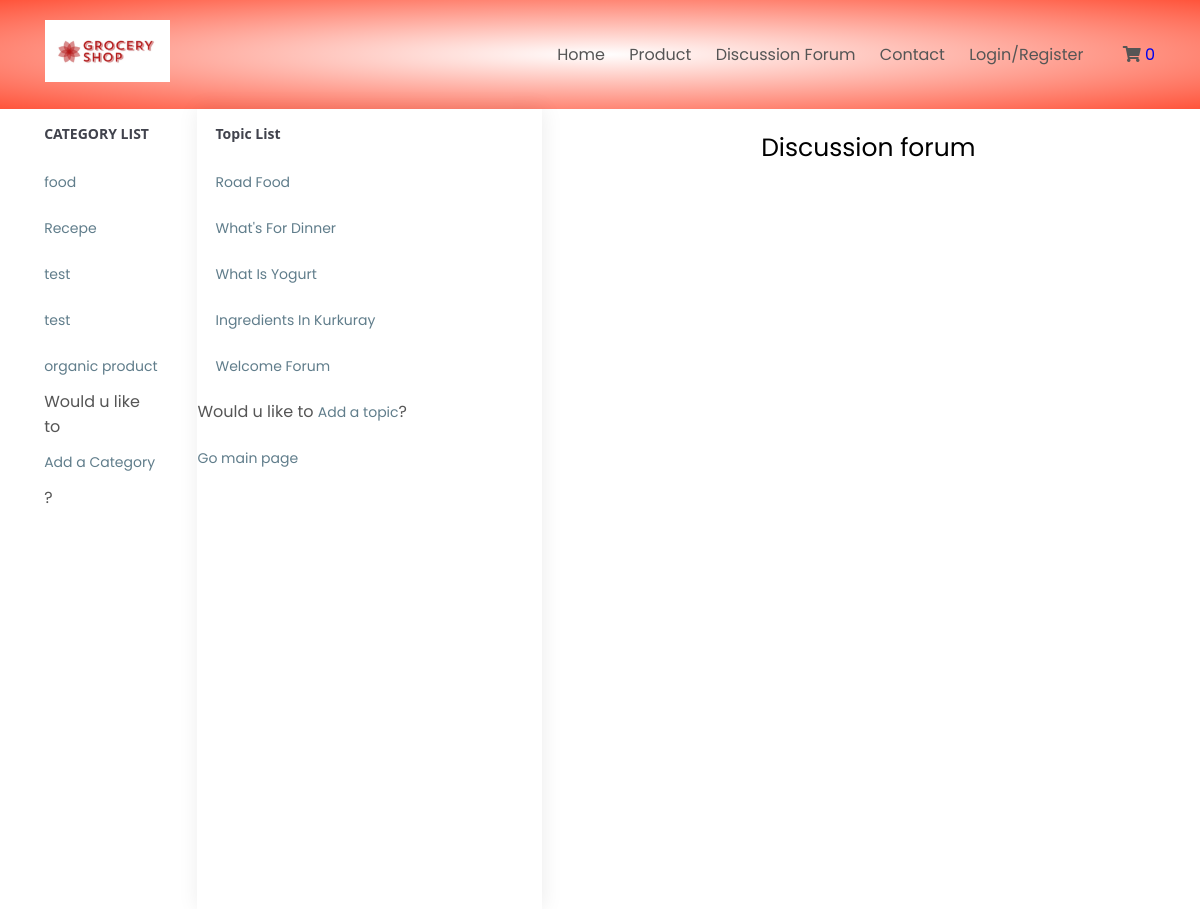
/home.php?category_id=1, run on the app's committed database.
### tables this page shows
CREATE TABLE IF NOT EXISTS `forum_category` (
  `category_id` int(11) NOT NULL AUTO_INCREMENT,
  `category_name` varchar(2000) NOT NULL,
  `status` int(11) NOT NULL,
  PRIMARY KEY (`category_id`)
);

CREATE TABLE IF NOT EXISTS `forum_topics` (
  `topic_id` int(11) NOT NULL AUTO_INCREMENT,
  `category_id` int(11) NOT NULL,
  `topic_title` varchar(150) DEFAULT NULL,
  `topic_create_time` datetime DEFAULT NULL,
  `topic_owner` varchar(150) DEFAULT NULL,
  PRIMARY KEY (`topic_id`),
  KEY `category_id` (`category_id`)
);

### home.php (the view, shortened to what this page needs)
<?php
require('header.php');
?>
<!DOCTYPE html>
<html lang="en">
<head>
    <link rel="stylesheet" href="https://cdnjs.cloudflare.com/ajax/libs/lightbox2/2.11.3/js/lightbox.min.js">
</head>
<body>
  <div class="container">
 <div class="row">
     <div class="sidebar">
         <?php
         $sql = "SELECT * FROM `forum_category`";
         $res = mysqli_query($conn, $sql)
                 or trigger_error("Query Failed! SQL: $sql - Error: ".mysqli_error($conn), E_USER_ERROR);
         if(mysqli_num_rows($res)<0){
             echo 'no houses found in database';
         }else{?>
         <h3>Category List</h3>
         <ul>
             <?php
             while($row = mysqli_fetch_array($res)){
             $category_id =  $row['category_id'];
             $category_name =  $row['category_name'];
             echo "<li><a href='home.php?category_id=".$category_id. "'>" . $category_name ." </a></li>";
         }
         echo "<p>Would u like to <a href='addcategory.php'>Add a Category</a>?</p>" ;
        }
         ?>
           </ul>
     </div>
     <?php if(isset($_GET['category_id'])){
         $category_id = mysqli_real_escape_string($conn, $_GET['category_id']);
         ?>
 <aside id="left-panel" class="left-panel">
         <nav class="navbar navbar-expand-sm navbar-default">
            <div id="main-menu" class="main-menu collapse navbar-collapse">
               <ul class="nav navbar-nav">
                  <li class="menu-title">Topic list</li>
                  <?php
                  $sql = "SELECT category_id, topic_id, topic_title, DATE_FORMAT(topic_create_time,'%b %e %Y at %r') AS topic_create_time , topic_owner FROM forum_topics WHERE category_id = '$category_id' ORDER BY topic_create_time DESC";
                  $res = mysqli_query($conn, $sql)
                          or trigger_error("Query Failed! SQL: $sql - Error: ".mysqli_error($conn), E_USER_ERROR);
                  if(mysqli_num_rows($res)<0){
                      echo 'no topics found in database';
                  }else{
                      while($row = mysqli_fetch_array($res)){
                      $id =  $row['topic_id'];
                      $topic_title =  $row['topic_title'];
                      ?>
                  <li class="menu-item-has-children dropdown">
                     <a href="home.php?category_id=<?php echo $category_id ;?>&id=<?php echo $id ;?>" > <?php echo $topic_title ;?></a>
                  </li>
                  <?php
                }
                }
                echo "<p>Would u like to <a href='addtopicform.php?category_id=".$category_id."'>Add a topic</a>?</p>" ;
                echo "<p> <a href='index.php'>Go main page</a></p>";
                  ?>
               </ul>
            </div>
         </nav>
      </aside>
      <div class="main">
      <h1>Discussion forum</h1>
      </div>
 </div>
  </div>
   <?php
   } ?>
</body>
</html>

### css/style.css (style rules this page uses)
* { margin: 0; box-sizing: border-box; padding: 0; }
a { text-decoration: none; }
body { font-family: 'Poppins', sans-serif; }
p { color: #555; }
.container { max-height: 1400px; margin: auto; padding-left: 25px; padding-right: 25px; }
.row { display: flex; justify-content: space-around; align-items: center; flex-wrap: wrap; }
ul { list-style: none; }

### home.php (style rules this page uses)
aside.left-panel { background: #fff; height: 100vh; padding: 0; vertical-align: top; width: 280px; -webkit-box-shadow: 1px 0 20px rgba(0, 0, 0, .08); box-shadow: 1px 0 20px rgba(0, 0, 0, .08); flex-basis:30%; }
.container { max-width:1280px; }
.row { display:flex; height:100%; justify-content:space-around; }
.main { flex-basis:50%; height: 100vh; }
.sidebar { flex-basis: 10%; height: 100vh; }
.left-panel .navbar { background: #fff; border-radius: 0; border: none; display: inline-block; margin: 0; padding: 0; vertical-align: top }
.left-panel .navbar .main-menu { float: left; padding: 0; padding-bottom: 50px }
.left-panel .navbar .menu-title, h3 { color: #41434d; clear: both; display: block; font-family: open sans; font-size: 14px; font-weight: 700; line-height: 50px; padding: 0; text-transform: uppercase; width: 100%; }
.left-panel .navbar .navbar-nav { float: none; position: relative }
.left-panel .navbar .navbar-nav>li { padding-left: 18px; padding-right: 30px; text-transform: capitalize; }
.left-panel a , .sidebar a { background: 0 0!important; color: #607d8b; display: inline-block; font-size: 14px; line-height: 26px; padding: 10px 0; position: relative; }
h1 { text-align:center; margin-top: 20px; font-size: 25px; font-weight: normal; margin-bottom: 10px; }
li { list-style:none; }
p { color: #555; }
.container { max-height: 1400px; margin: auto; padding-left: 25px; padding-right: 25px; }

### data on the page
forum_category: category_name "food"
forum_category: category_name "Recepe"
forum_category: category_name "test"
forum_category: category_name "test"
forum_category: category_name "organic product"
forum_topics: topic_title "Road Food"
forum_topics: topic_title "What's For Dinner"
forum_topics: topic_title "What Is Yogurt"
forum_topics: topic_title "Ingredients In Kurkuray"
forum_topics: topic_title "Welcome Forum"

### other printed values
$totalProduct "0"
